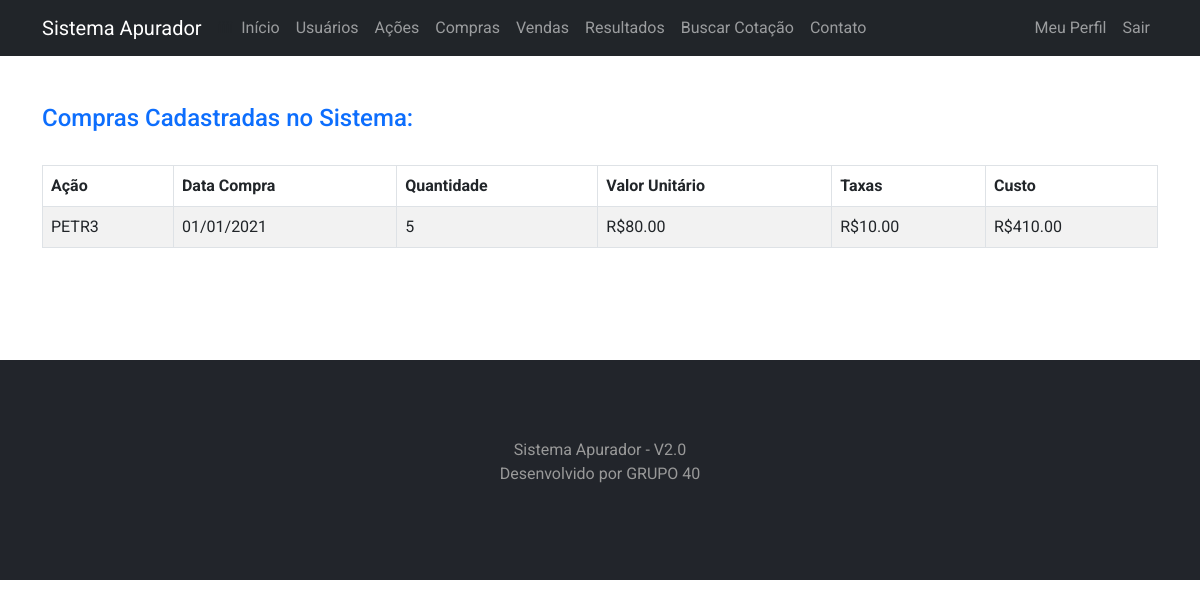
Screenshot of /compras/lista (signed in) with the database file from the repository.
### app/models.py (models this page shows, shortened)
class Compras(database.Model):
    id = database.Column(database.Integer, primary_key=True, autoincrement=True)
    id_acao = database.Column(database.Integer, database.ForeignKey("acoes.id"), nullable=False)
    id_usuario = database.Column(database.Integer, database.ForeignKey('usuario.id'), nullable=False)
    data = database.Column(database.Integer, nullable=False)
    quantidade = database.Column(database.Integer, nullable=False)
    valor_unitario = database.Column(database.Numeric, nullable=False)
    total_taxas = database.Column(database.Numeric, nullable=False)
    custo = database.Column(database.Numeric, nullable=False)
    acao = database.relationship(
        "Acoes", foreign_keys=[id_acao], back_populates="compras"
    )

class Acoes(database.Model):
    id = database.Column(database.Integer, primary_key=True, autoincrement=True)
    nome = database.Column(database.String, nullable=False)
    ticker = database.Column(database.String, nullable=False, unique=True)
    compras = database.relationship(
        "Compras", foreign_keys="[Compras.id_acao]", back_populates="acao"
    )
    vendas = database.relationship(
        "Vendas", foreign_keys="[Vendas.id_acao]", back_populates="acao"
    )

### app/routes.py (the view)
@app.route('/compras/lista')
def compras_lista():
    compras = Compras.query.filter(Compras.id_usuario==current_user.id).order_by(Compras.id.asc())
    for compra in compras:
        compra.data = date.fromisoformat(compra.data)
        compra.data_formatada = compra.data.strftime('%d/%m/%Y')
        if (compra.valor_unitario is not None):
            compra.valor = "R${:,.2f}".format(compra.valor_unitario)
        else:
            compra.valor = ''
        if (compra.total_taxas is not None):
            compra.taxas = "R${:,.2f}".format(compra.total_taxas)
        else:
            compra.taxas = ''
        if (compra.custo is not None):
            compra.custo_formatado = "R${:,.2f}".format(compra.custo)
        else:
            compra.custo_formatado = ''
    return render_template('compraslista.html', compras=compras)

### app/models.py (called while the page is built)
@login_manager.user_loader
def load_usuario(id_usuario):
    return Usuario.query.get(int(id_usuario))

### app/templates/compraslista.html (shortened to what this page needs)
{% extends 'base.html' %}
{% block body %}
<div class="container">
    <h4 class="text-primary">Compras Cadastradas no Sistema:</h4> <br>
    <table class="table table-striped table-bordered table-condensed table-hover">
        <thead>
            <tr>
                <th>Ação</th>
                <th>Data Compra</th>
                <th>Quantidade</th>
                <th>Valor Unitário</th>
                <th>Taxas</th>
                <th>Custo</th>
            </tr>
        </thead>
        <tbody>
            {% for compra in compras %}
            <tr>
                <td>{{ compra.acao.ticker }}</td>
                <td>{{ compra.data_formatada }}</td>
                <td>{{ compra.quantidade }}</td>
                <td>{{ compra.valor }}</td>
                <td>{{ compra.taxas }}</td>
                <td>{{ compra.custo_formatado }}</td>
            </tr>
            {% endfor %}
        </tbody>
    </table>
</div>
{% endblock %}

### app/static/main.css (style rules this page uses)
body { font-family: 'Roboto', sans-serif; }

### rows the page displays
Compras: acao.ticker "PETR3", data_formatada "01/01/2021", quantidade "5", valor "R$80.00", taxas "R$10.00", custo_formatado "R$410.00"
